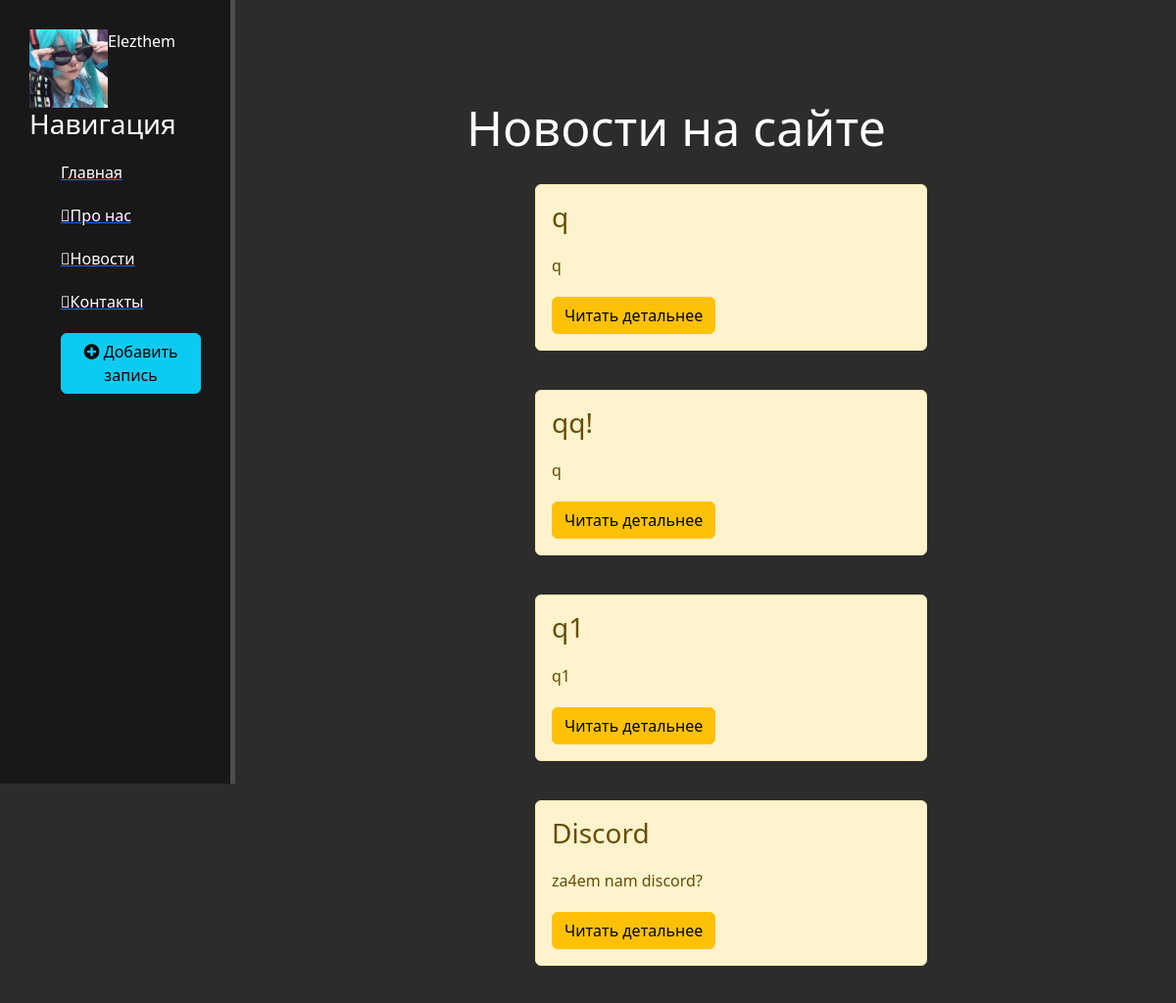
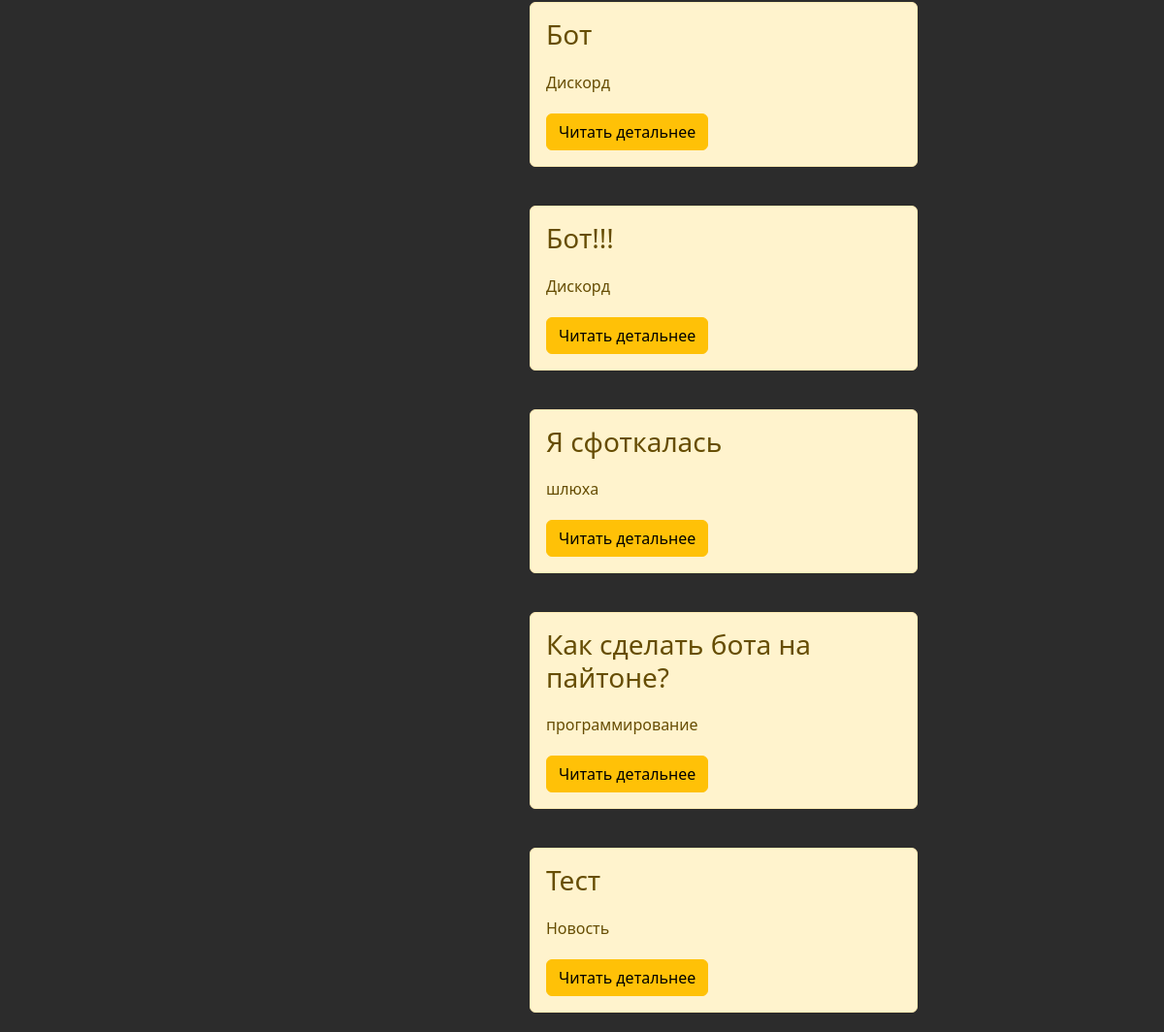
Page /news/ on the committed database (2 pictures, top to bottom).
### news/models.py (models this page shows, shortened)
class Articles(models.Model):
    title = models.CharField('Название', max_length=50)
    anons = models.CharField('Анонс', max_length=250)
    full_text = models.TextField('Статья')
    date = models.DateTimeField('Дата публикации')
    class Meta:
        verbose_name = 'Новость'
        verbose_name_plural = 'Новости'

### news/views.py (the view)
# urls.py: path('', views.news_home, name='news_home'),
def news_home(request):
    news = Articles.objects.order_by('-date')[:30]
    return render(request, 'news/news_home.html', {'news': news})

### news/templates/news/news_home.html (shortened to what this page needs)
{% extends 'main/layout.html' %}
{% block content %}
    <div class="features">
        <h1>Новости на сайте</h1>
        {% if news %}
            {% for el in news %}
                <div class="alert alert-warning">
                    <h3>{{ el.title }}</h3>
                    <p>{{ el.anons }}</p>
                    <a href="{% url 'news-detail' el.id %}" class="btn btn-warning">Читать детальнее</a>
                </div>
            {% endfor %}
        {% else %}
            <p>У вас нет записей!</p>
        {% endif %}
    </div>
{% endblock %}

### main/templates/main/layout.html (shortened to what this page needs)
{% load static %}
<!doctype html>
<html lang="ru" xmlns="http://www.w3.org/1999/html">
<head>
    <link rel="stylesheet" href="https://cdn.jsdelivr.net/npm/bootstrap@5.2.3/dist/css/bootstrap.min.css">
    <link rel="stylesheet" href="{% static 'main/css/main.css' %}">
    <link rel="stylesheet" href="https://use.fontawesome.com/releases/v5.8.2/css/all.css">
</head>
<body>
    <aside>
        <img src="{% static 'main/img/logo_test.png' %}" alt="Лого тест">
        <span class="Logo">Elezthem</span>
        <h3>Навигация</h3>
        <ul>
            <a href="{% url 'home' %}"><li>Главная</li></a>
            <a href="{% url 'about' %}"><li><i class="fa-solid fa-globe"></i>Про нас</li></a>
            <a href="{% url 'news_home' %}"><li><i class="fa-solid fa-paper-plane"></i>Новости</li></a>
            <a href=""><li><i class="fa-solid fa-paper-plane"></i>Контакты</li></a>
            <a href="{% url 'create' %}"><li><button class="btn btn-info"><i class="fas fa-plus-circle"></i> Добавить запись</button></li></a>
        </ul>
    </aside>
    <main>
        {% block content %}
        {% endblock %}
    </main>
</body>
</html>

### main/static/main/css/main.css (style rules this page uses)
body { background: #2c2c2c; }
aside { float: left; background: #181818; width: 20%; padding: 2.5%; height: 100vh; color: #fff; border-right: 5px solid #4d4d4d; }
aside img { width: 80px; float: left; }
aside h3 { margin-top: 50px; font-size: 28px; }
aside ul { list-style: none }
aside ul li { color: #fff; display: block; margin-top: 20px; transition: transform .6s ease; }
main .features { float: left; color: #fff; margin-top: 100px; text-align: center; width: 75%; }
main .features h1 { font-size: 50px; }
main .features p { max-width: 400px; margin: 20px auto }
.alert-warning { float: left; clear: both; width: 400px; margin: 20px 34%; text-align: left; }

### rows in the picture
Articles: title "q", anons "q"
Articles: title "qq!", anons "q"
Articles: title "q1", anons "q1"
Articles: title "Discord", anons "za4em nam discord?"
Articles: title "Бот", anons "Дискорд"
Articles: title "Бот!!!", anons "Дискорд"
Articles: title "Я сфоткалась", anons "шлюха"
Articles: title "Как сделать бота на пайтоне?", anons "программирование"
Articles: title "Тест", anons "Новость"
